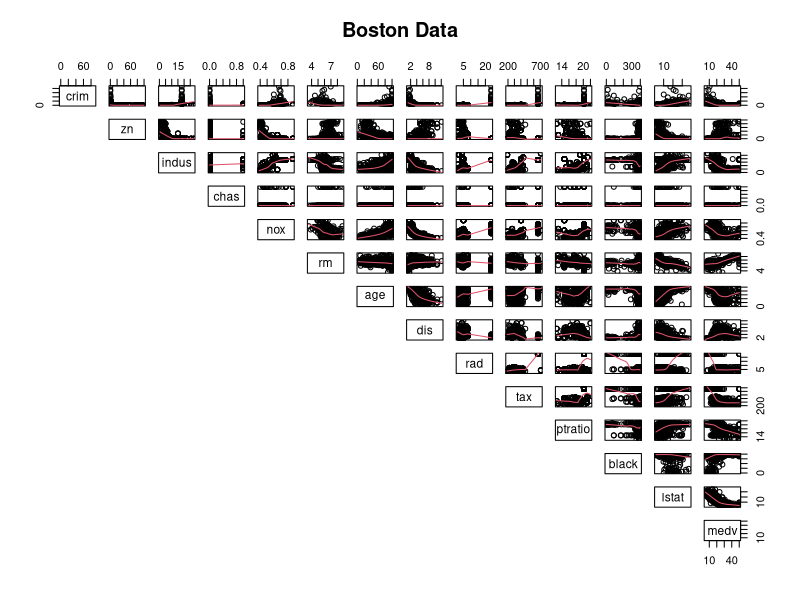
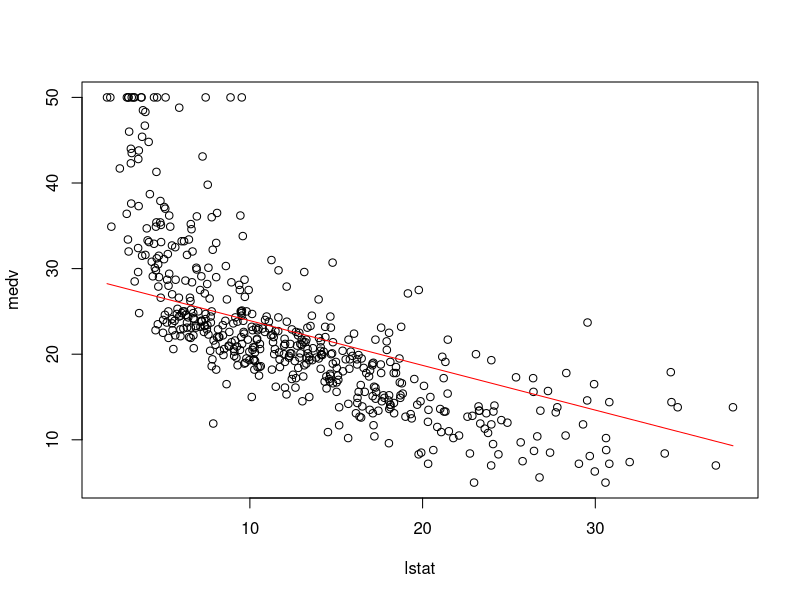
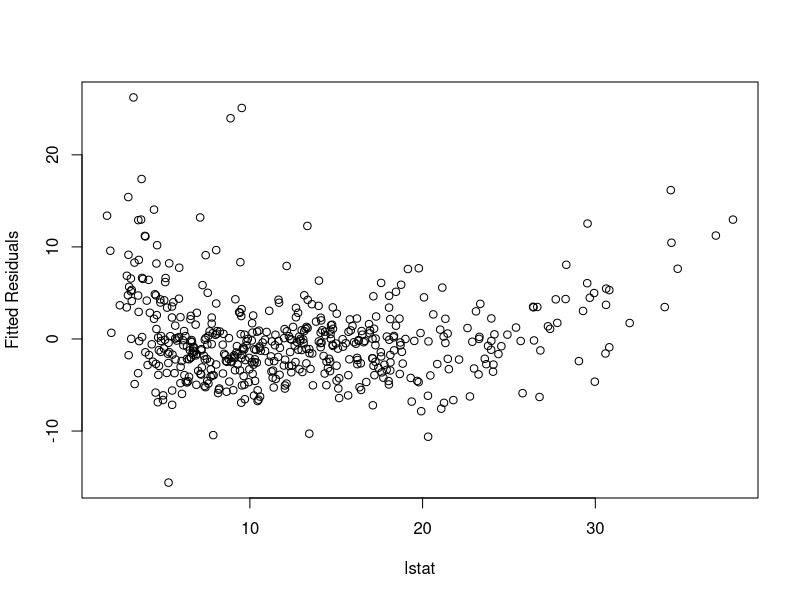
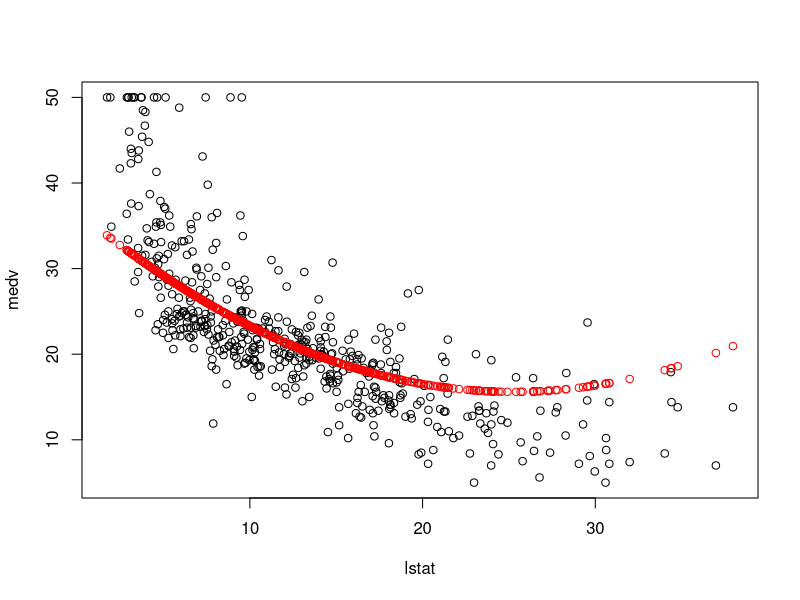
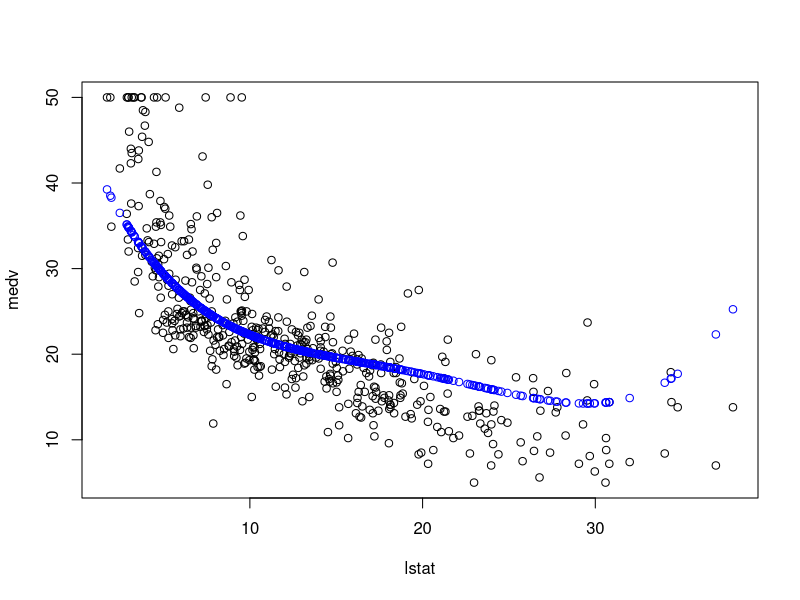
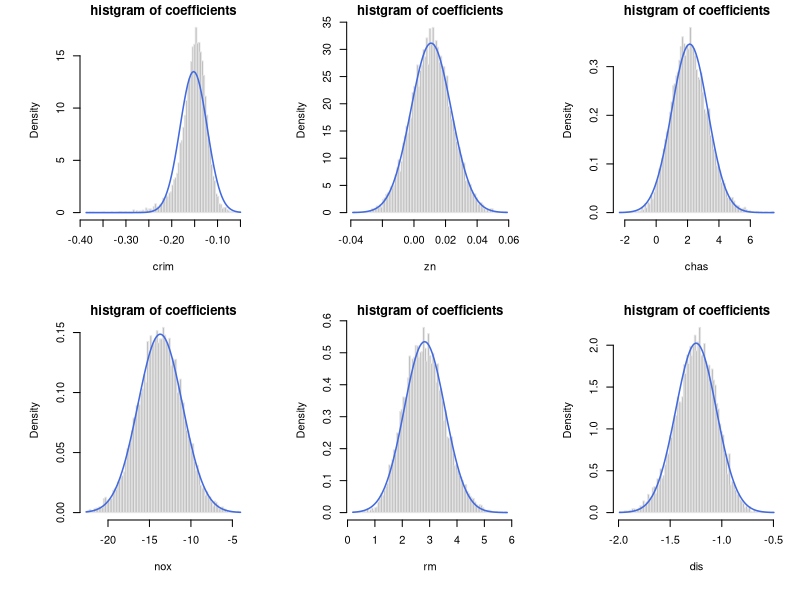
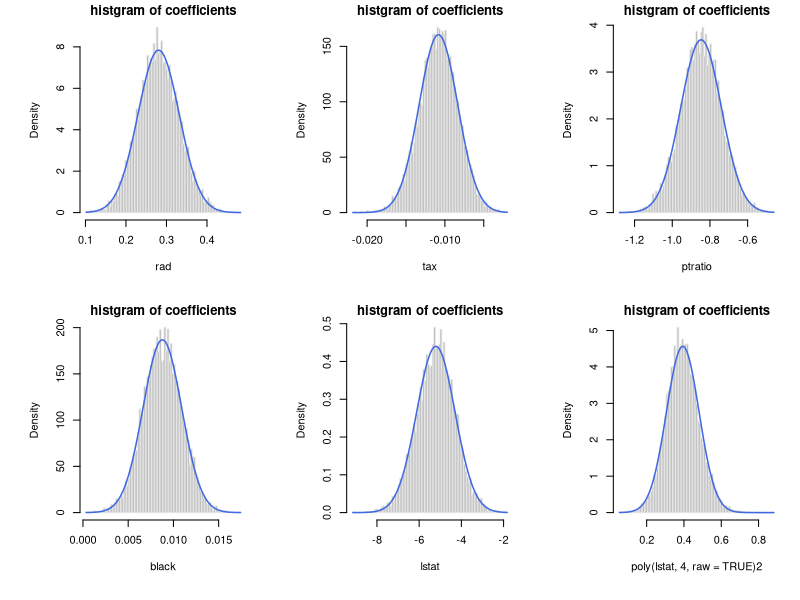
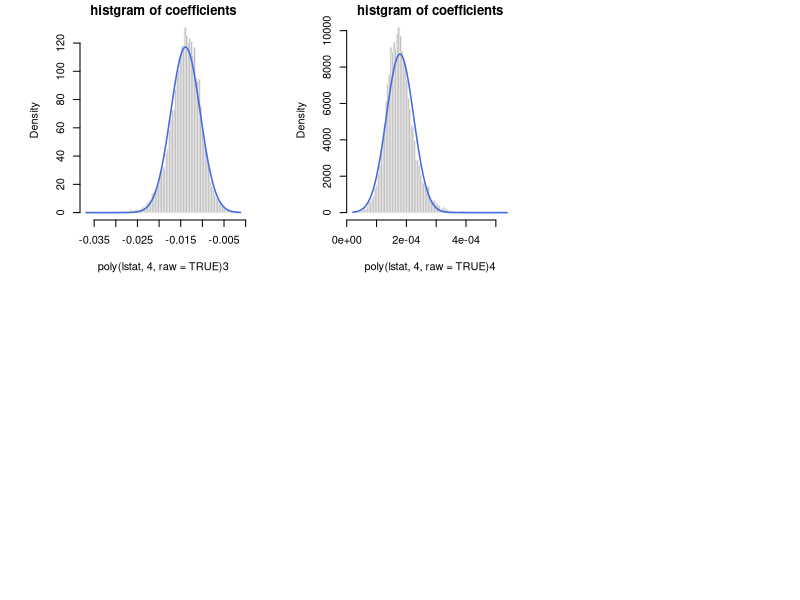

Write the R code that produced these figures, in order.
## ---- chunk 1
library(lmtest)
library(sandwich)
data("Boston", package = "MASS")
## ---- chunk 2
pairs(Boston, panel = panel.smooth, lower.panel=NULL, main="Boston Data")
## ---- chunk 3
fit1 <- lm(medv ~ ., Boston)
summary(fit1)
## ---- chunk 4
Boston_Adj <- subset(Boston, select = c(-age,-indus))
#rm(Boston)
fit2 <- lm(medv ~ ., Boston_Adj)
summary(fit2)
## ---- chunk 5
mean <- c(1)
for(i in 1:10){
  mean <- c(mean, mean(Boston_Adj[,i]))
}

coff2 <- fit2$coefficients[1:11]
plot(medv ~ lstat, Boston_Adj)
lines(as.double(crossprod(coff2, mean)) + fit2$coefficients[12] * lstat ~ lstat, col = "red", Boston_Adj)
## ---- chunk 6
fit2_res <- fit2$residuals
plot(fit2_res ~ lstat, Boston_Adj, ylab = "Fitted Residuals")
## ---- chunk 7
bptest(fit2)
## ---- chunk 8
coeftest(fit2, vcov. = vcovHC(fit2, method = "white1"))
## ---- chunk 9
fit3 <- lm(medv ~ . + lstat * age, Boston)
summary(fit3)
## ---- chunk 10
fit4 <- lm(medv ~ . + I(lstat^2), Boston_Adj)
summary(fit4)

coff4 <- fit4$coefficients[1:11]
plot(medv ~ lstat, Boston_Adj)
points(as.double(crossprod(coff4, mean)) + fit4$coefficients[12] * lstat + fit4$coefficients[13] * lstat^2 ~ lstat, col = "red", Boston_Adj)
## ---- chunk 11
fit5 <- lm(medv ~ . + poly(lstat, 4, raw = TRUE), Boston_Adj)
summary(fit5)

coff5 <- fit5$coefficients[1:11]
plot(medv ~ lstat, Boston_Adj)
points(as.double(crossprod(coff5, mean)) + fit5$coefficients[12] * lstat + fit5$coefficients[14] * lstat^2
       + fit5$coefficients[15] * lstat^3 + fit5$coefficients[16] * lstat^4 ~ lstat, col = "blue", Boston_Adj)
## ---- chunk 12
medv.n <- nrow(Boston_Adj)

AIC(fit2, fit4, fit5, k = log(medv.n))
## ---- chunk 13
B <- 10000
k <- length(coef(fit5))

BC <- matrix(nrow = B, ncol = k, dimnames = list(paste("Sample",1:B),names(coef(fit5))))

set.seed(114514)
for (i in 1:B) {
  boot.data <- Boston_Adj[sample(x = 1:medv.n, size = medv.n, replace = TRUE), ]
  bootfit <- lm(medv ~ . + poly(lstat, 4, raw = TRUE), boot.data)
  BC[i, ] <- coef(bootfit)
}
head(BC)
## ---- chunk 14
BC <- BC[ , -13]
colMeans(BC, na.rm = T)
apply(BC, 2, var)
## ---- chunk 15
par(mfrow=c(2,3))
for (c in 2:ncol(BC)) {
  xx <- seq(min(BC[ , c]), max(BC[ , c]), length=100)
  par(mai = c(.8, .8, .2, .2))
  hist(BC[ , c], breaks = xx, main = "histgram of coefficients", xlab = colnames(BC)[c], 
     col = 8, border = "grey90", freq = FALSE)
  lines(xx, dnorm(xx, mean(BC[ , c]), sd(BC[ , c])), col = "royalblue", lwd = 1.5)
}
